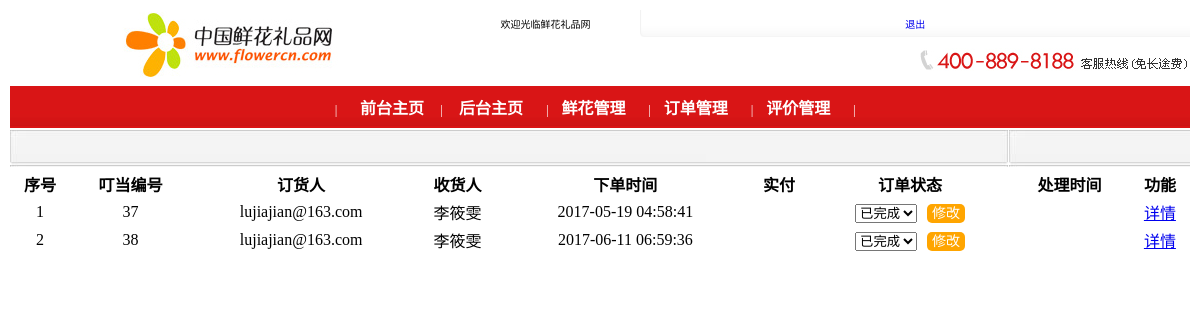
Screenshot of /adminOrderList.php with the database file from the repository.
### tables this page shows
CREATE TABLE `myorder` (
  `orderID` int(11) NOT NULL,
  `email` char(30) DEFAULT NULL,
  `custID` int(11) DEFAULT NULL,
  `shifu` decimal(10,2) DEFAULT NULL,
  `inputtime` int(11) DEFAULT NULL,
  `peisongday` varchar(50) DEFAULT NULL,
  `peisongtime` varchar(100) DEFAULT NULL,
  `peisong` int(11) DEFAULT NULL,
  `psyq` varchar(100) DEFAULT NULL,
  `liuyan` varchar(200) DEFAULT NULL,
  `shuming` varchar(8) DEFAULT NULL,
  `fkfs` varchar(50) DEFAULT NULL,
  `fp` varchar(50) DEFAULT NULL,
  `fpaddress` varchar(200) DEFAULT NULL,
  `zip` varchar(6) DEFAULT NULL,
  `fpsname` varchar(8) DEFAULT NULL,
  `ddzt` varchar(20) DEFAULT NULL,
  `cltime` datetime DEFAULT NULL,
  `beizhu` varchar(100) DEFAULT NULL,
  `comment` tinyint(4) NOT NULL DEFAULT '0' COMMENT '0,1 没评价 已经评价'
);

CREATE TABLE `customer` (
  `custID` int(11) NOT NULL,
  `email` char(30) DEFAULT NULL,
  `sname` char(10) DEFAULT NULL,
  `sex` char(2) DEFAULT NULL,
  `mobile` char(11) DEFAULT NULL,
  `address` char(200) DEFAULT NULL,
  `zip` char(6) DEFAULT NULL,
  `cdefault` char(2) DEFAULT NULL
);

### adminOrderList.php (the view, shortened to what this page needs)
<!doctype html>
  <head>
  </head>
  <body>
  <?php
  include_once "conn.php";
  include_once "top2.php";
  ?>
      <table>
          <tr>
              <th>序号</th>
              <th>叮当编号</th>
              <th>订货人</th>
              <th>收货人</th>
              <th>下单时间</th>
              <th>实付</th>
              <th>订单状态</th>
              <th>处理时间</th>
              <th>功能</th>
          </tr>
          <?php
          $str="select * from myorder";
          if($res=$con->query($str)){
              $i=0;
               while($row=$res->fetch_assoc()){
                  $sname=$con->query("select sname from customer where custID='$row[custID]' ")->fetch_row()[0];
                   $i++;
                   $orderTime=date("Y-m-d h:i:s",$row[inputtime]);
                   if(empty($row[ddzt])){
                       $ddzt1=0;
                       $ddztText1="未完成";
                       $ddzt2=1;
                       $ddztText2="已完成";
                   }else{
                       $ddzt2=0;
                       $ddztText2="未完成";
                       $ddzt1=1;
                       $ddztText1="已完成";
                   }
                   $str="<tr>";
                   $str.="<td>$i</td><td>$row[orderID]</td><td>$row[email]</td><td>$sname</td><td>$orderTime</td><td>$row[shifu]</td>".
                       "<td><select><option value=$ddzt1>$ddztText1</option><option value=$ddzt2>$ddztText2</option></select><a class='xiugai' data-id=$row[orderID]>修改</a></td>".
                       "<td>$row[cltime]</td><td><a href='#'>详情</a></td>";
                  echo $str;
              }
          }
          ?>
      </table>
  </body>
</html>

### adminOrderList.php (style rules this page uses)
tr,table,tbody { width: 100%; text-align: center; }
.xiugai { box-sizing: border-box; padding: 2px 5px; border-radius: 5px; color: white; background-color: orange; margin-left: 10px; cursor: pointer; font-size: 14px; transition: background-color 0.5s; }

### rows the page displays
myorder: orderID "37", email "lujiajian@163.com", custID.sname "李筱雯", inputtime "2017-05-19 04:58:41"
myorder: orderID "38", email "lujiajian@163.com", custID.sname "李筱雯", inputtime "2017-06-11 06:59:36"

### other values shown
form field value "已完成"
